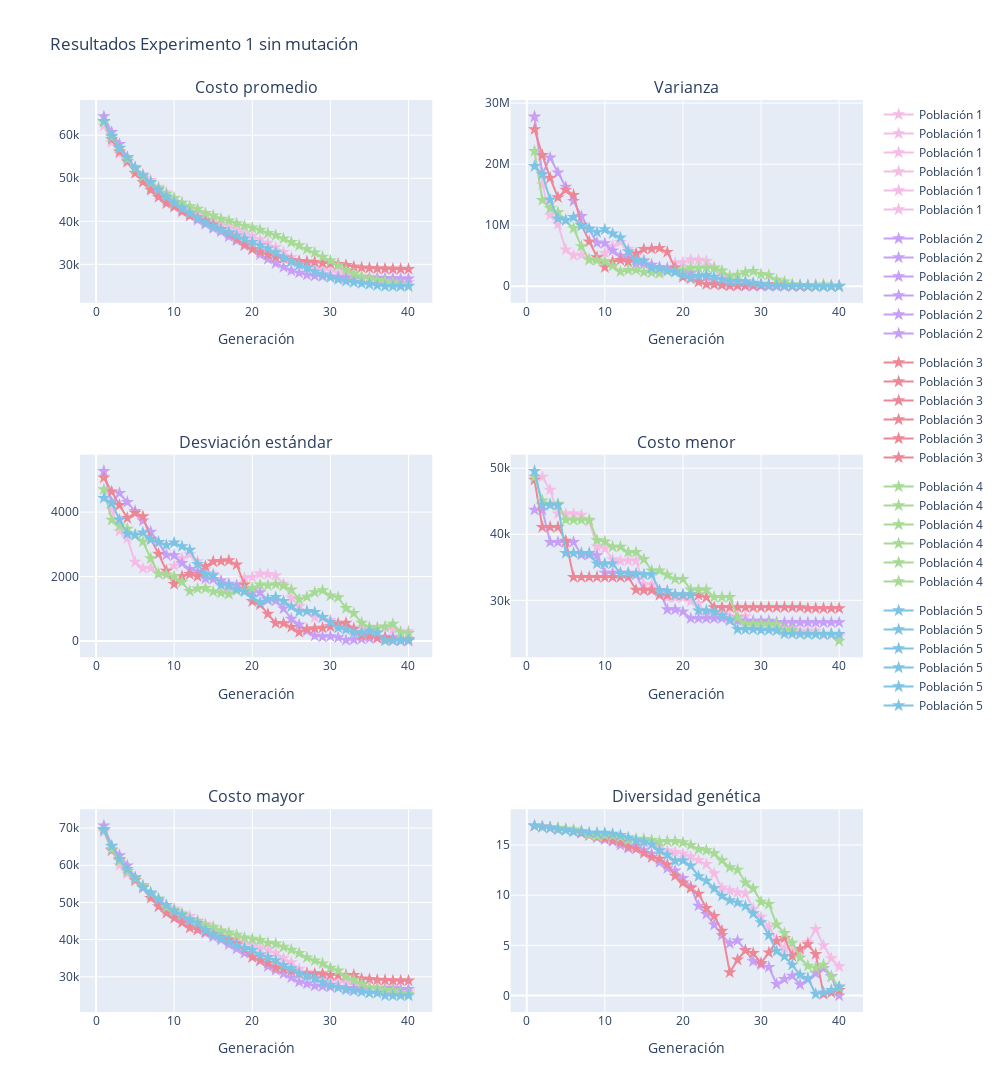

Notebook code cell kept with this figure:
### Code cell
show_report(resultados2, max_gen_, msg="Resultados Experimento 1 sin mutación")
